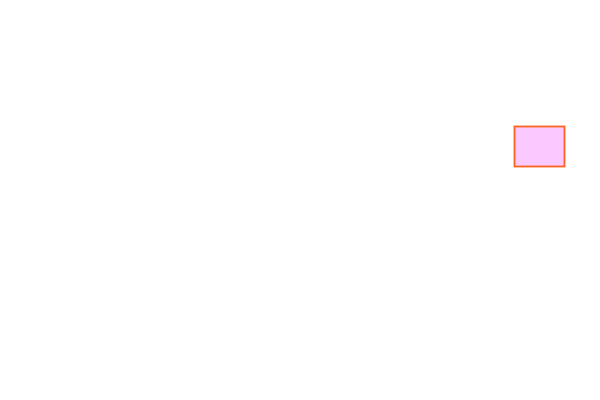
Frame 1 (no input)
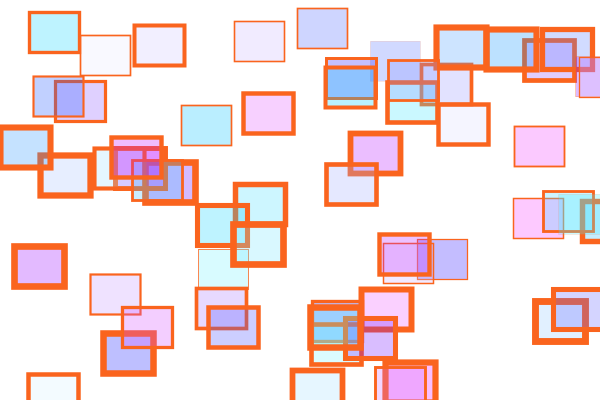
Frame 60 (the mouse pressed at the canvas centre just before this capture)
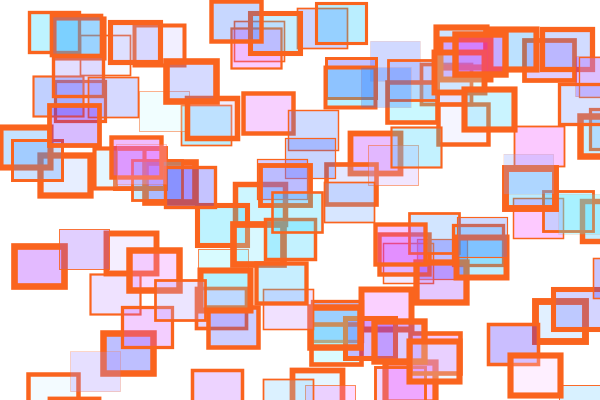
Frame 120 (the mouse held since frame 60 and released just before this capture)

The Processing sketch that drew these frames (run headless with seeded random() and noise(); from frame 60 on, the mouse is pressed at the canvas centre):

// Processing sketch: processing_148262
// ── processing_148262.pde

void setup ()
{
  size(600, 400);
  background (255,255,255,0);
  smooth();
  frameRate(random (60));
}
void draw ()
{
  strokeWeight(random(7));
  stroke(250,100,30);
  fill(random(255), (random(255)), 255, 70) ;

  rect(random(width), random(height), 50,40);
}
